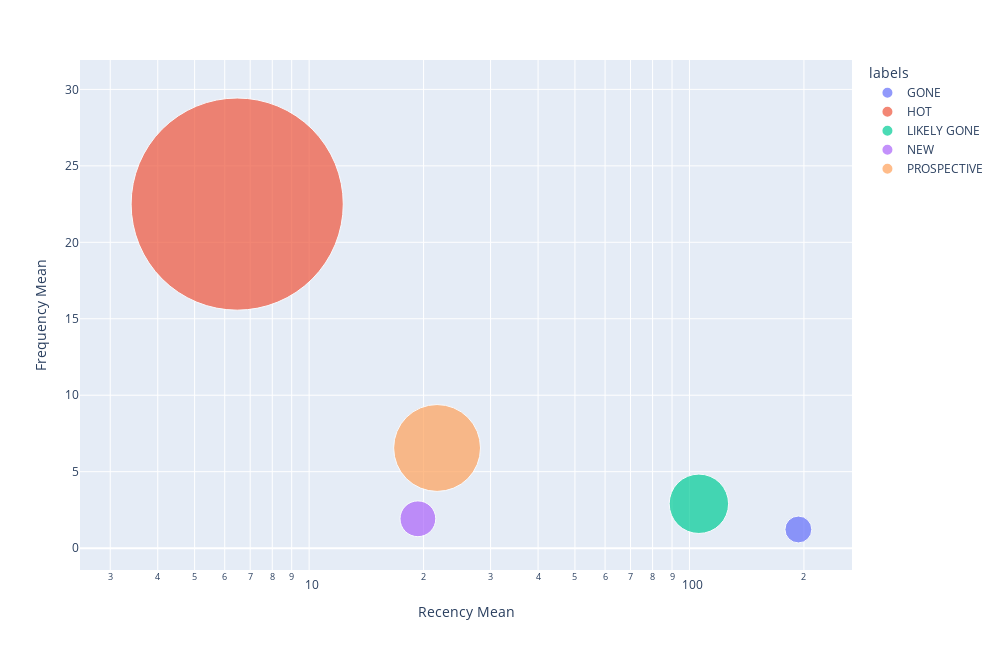

Source (notebook cell):
### Code cell
fig = px.scatter(overall, x="Recency Mean", size="Monetary Mean",  y="Frequency Mean", color="labels",
                 hover_name="labels", size_max=150, height=650, log_x=True, width=1000)

fig.write_html('../visulazation_graph/report.html')
fig.show()

### Figure 1 — Plotly figure (JSON) as saved in the notebook; plotly's stock layout.template omitted (floating-point values rounded to 4 significant figures)
{"data": [{"hovertemplate": "<b>%{hovertext}</b><br><br>labels=GONE<br>Recency Mean=%{x}<br>Frequency Mean=%{y}<br>Monetary Mean=%{marker.size}<extra></extra>", "hovertext": ["GONE"], "legendgroup": "GONE", "marker": {"color": "#636efa", "size": [253.8], "sizemode": "area", "sizeref": 0.7032, "symbol": "circle"}, "mode": "markers", "name": "GONE", "orientation": "v", "showlegend": true, "type": "scatter", "x": [193.4], "xaxis": "x", "y": [1.22], "yaxis": "y"}, {"hovertemplate": "<b>%{hovertext}</b><br><br>labels=HOT<br>Recency Mean=%{x}<br>Frequency Mean=%{y}<br>Monetary Mean=%{marker.size}<extra></extra>", "hovertext": ["HOT"], "legendgroup": "HOT", "marker": {"color": "#EF553B", "size": [15820.0], "sizemode": "area", "sizeref": 0.7032, "symbol": "circle"}, "mode": "markers", "name": "HOT", "orientation": "v", "showlegend": true, "type": "scatter", "x": [6.47], "xaxis": "x", "y": [22.5], "yaxis": "y"}, {"hovertemplate": "<b>%{hovertext}</b><br><br>labels=LIKELY GONE<br>Recency Mean=%{x}<br>Frequency Mean=%{y}<br>Monetary Mean=%{marker.size}<extra></extra>", "hovertext": ["LIKELY GONE"], "legendgroup": "LIKELY GONE", "marker": {"color": "#00cc96", "size": [1240.0], "sizemode": "area", "sizeref": 0.7032, "symbol": "circle"}, "mode": "markers", "name": "LIKELY GONE", "orientation": "v", "showlegend": true, "type": "scatter", "x": [105.9], "xaxis": "x", "y": [2.9], "yaxis": "y"}, {"hovertemplate": "<b>%{hovertext}</b><br><br>labels=NEW<br>Recency Mean=%{x}<br>Frequency Mean=%{y}<br>Monetary Mean=%{marker.size}<extra></extra>", "hovertext": ["NEW"], "legendgroup": "NEW", "marker": {"color": "#ab63fa", "size": [449.8], "sizemode": "area", "sizeref": 0.7032, "symbol": "circle"}, "mode": "markers", "name": "NEW", "orientation": "v", "showlegend": true, "type": "scatter", "x": [19.32], "xaxis": "x", "y": [1.92], "yaxis": "y"}, {"hovertemplate": "<b>%{hovertext}</b><br><br>labels=PROSPECTIVE<br>Recency Mean=%{x}<br>Frequency Mean=%{y}<br>Monetary Mean=%{marker.size}<extra></extra>", "hovertext": ["PROSPECTIVE"], "legendgroup": "PROSPECTIVE", "marker": {"color": "#FFA15A", "size": [2653.0], "sizemode": "area", "sizeref": 0.7032, "symbol": "circle"}, "mode": "markers", "name": "PROSPECTIVE", "orientation": "v", "showlegend": true, "type": "scatter", "x": [21.7], "xaxis": "x", "y": [6.55], "yaxis": "y"}], "layout": {"height": 650, "legend": {"itemsizing": "constant", "title": {"text": "labels"}, "tracegroupgap": 0}, "margin": {"t": 60}, "width": 1000, "xaxis": {"anchor": "y", "domain": [0, 1], "title": {"text": "Recency Mean"}, "type": "log"}, "yaxis": {"anchor": "x", "domain": [0, 1], "title": {"text": "Frequency Mean"}}}}
